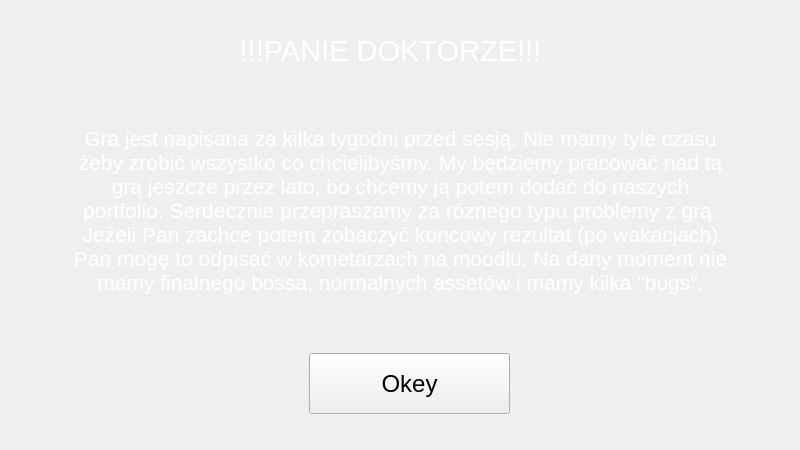
<?xml version="1.0" encoding="UTF-8"?>
<ui version="4.0">
 <class>DisclaimerScreen</class>
 <widget class="QWidget" name="DisclaimerScreen">
  <property name="geometry">
   <rect>
    <x>0</x>
    <y>0</y>
    <width>800</width>
    <height>450</height>
   </rect>
  </property>
  <property name="windowTitle">
   <string>Form</string>
  </property>
  <widget class="TextImage" name="label">
   <property name="geometry">
    <rect>
     <x>70</x>
     <y>60</y>
     <width>661</width>
     <height>301</height>
    </rect>
   </property>
   <property name="font">
    <font>
     <pointsize>16</pointsize>
    </font>
   </property>
   <property name="styleSheet">
    <string notr="true">color: white</string>
   </property>
   <property name="text">
    <string>Gra jest napisana za kilka tygodni przed sesją. Nie mamy tyle czasu żeby zrobić wszystko co chcielibyśmy. My będziemy pracować nad tą grą jeszcze przez lato, bo chcemy ją potem dodać do naszych portfolio. Serdecznie przepraszamy za róznego typu problemy z grą. Jeżeli Pan zachce potem zobaczyć koncowy rezultat (po wakacjach) Pan mogę to odpisać w kometarzach na moodlu. Na dany moment nie mamy finalnego bossa, normalnych assetów i mamy kilka &quot;bugs&quot;.</string>
   </property>
   <property name="alignment">
    <set>Qt::AlignCenter</set>
   </property>
   <property name="wordWrap">
    <bool>true</bool>
   </property>
  </widget>
  <widget class="Button" name="pushButton">
   <property name="geometry">
    <rect>
     <x>309</x>
     <y>353</y>
     <width>201</width>
     <height>61</height>
    </rect>
   </property>
   <property name="font">
    <font>
     <pointsize>18</pointsize>
    </font>
   </property>
   <property name="text">
    <string>Okey</string>
   </property>
  </widget>
  <widget class="TextImage" name="label_2">
   <property name="geometry">
    <rect>
     <x>60</x>
     <y>20</y>
     <width>661</width>
     <height>61</height>
    </rect>
   </property>
   <property name="font">
    <font>
     <pointsize>22</pointsize>
    </font>
   </property>
   <property name="styleSheet">
    <string notr="true">color: white</string>
   </property>
   <property name="text">
    <string>!!!PANIE DOKTORZE!!!</string>
   </property>
   <property name="alignment">
    <set>Qt::AlignCenter</set>
   </property>
   <property name="wordWrap">
    <bool>true</bool>
   </property>
  </widget>
 </widget>
 <customwidgets>
  <customwidget>
   <class>TextImage</class>
   <extends>QLabel</extends>
   <header>data/widgets/textimage.h</header>
  </customwidget>
  <customwidget>
   <class>Button</class>
   <extends>QPushButton</extends>
   <header>data/widgets/button.h</header>
  </customwidget>
 </customwidgets>
 <resources/>
 <connections/>
</ui>
